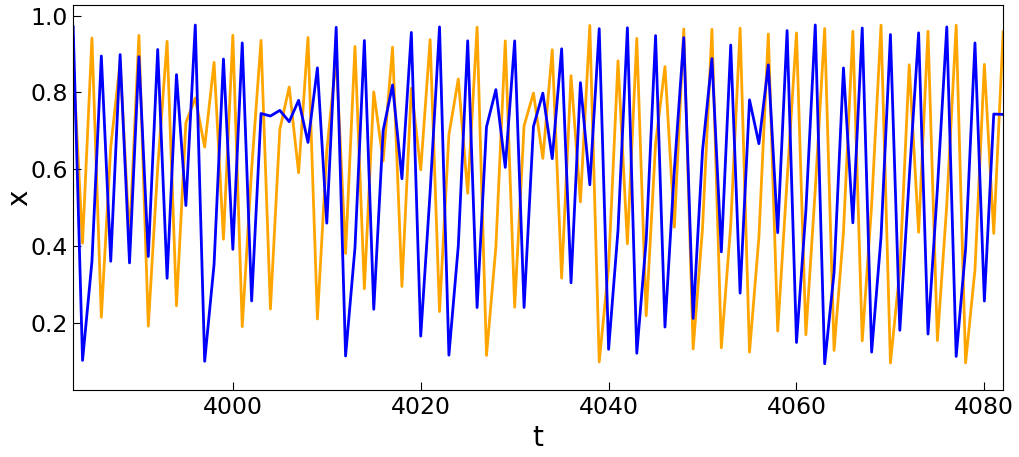

This figure's Python source:
# -----------------------------------------------------------------------------
# ノード結合重み固定(not random)
# 入力重み可変(±winの2値ランダム)
# online学習(RLS)

# 出力重みの学習とシステム同定は1step予測
# その後再帰予測でRCを自立的に動かす(RCの出力を次のRCの入力に)
# RCの予測値が固定点に十分近づいたとき，リザバーのヤコビ行列と制御ゲインを求める
# 制御開始

# -----------------------------------------------------------------------------

import numpy as np
import matplotlib.pyplot as plt
import csv
import sys
from numpy.core.fromnumeric import reshape

alpha = 0.8
reservoir_node = 200
input_node = 100
win = 0.5
w = 0.5
wout = 0.5
T = 100000                   # 学習時間
predict_T = 300               # 
step = 1                      #step数
result = np.array([])     #予測結果
original_signal = np.array([])         #教師信号

# ランダムグラフから読み込み
W = np.loadtxt('W_network.csv', delimiter=',', dtype='float')
spectral_radius = max(abs(np.linalg.eigvals(W)))
W = W / spectral_radius * 0.9999
spectral_radius = max(abs(np.linalg.eigvals(W)))
with open('W_network.csv','w', newline='') as f:
    writer = csv.writer(f)
    writer.writerows(W)
#print(W)
print('スペクトル半径', spectral_radius)

# Win = ±winの2値ランダム
Win = (np.random.randint(0, 2, (reservoir_node,1)) * 2 - 1) * win
Win[:reservoir_node-input_node] = 0.0
#print("Win",Win)

reservoir = np.zeros((reservoir_node,1))
old_reservoir = reservoir
Wout = np.ones((1,reservoir_node)) * wout
y = 0.0

#output feedback
wfb = 0.0
Wfb = np.zeros((reservoir_node,1))
Wfb[0][0] = 1
Wfb = Wfb * wfb

#Wout更新用変数
delta = 0.00001
mu = 0.95
e = 0.0
P_1 = np.identity(reservoir_node) / delta
P_2 = np.identity(reservoir_node) / delta

# ロジスティック写像
logistic_a = 3.9
x = 0.1
old_x = x

for a in range (100):
    x = logistic_a * old_x * (1 - old_x)
    old_x = x

#出力重み学習
for a in range(0,T+1):
    # x1の予測
    u = x
    reservoir = (1-alpha)*old_reservoir + alpha*(np.tanh(Win*u + W@old_reservoir))
    y = Wout @ reservoir
    
    #Wout更新
    x = logistic_a * old_x * (1 - old_x)
    old_x = x

    target = x
    e = target - y
    P_1 = (P_1 - (P_1 @ reservoir @ reservoir.T @ P_1)/(mu + reservoir.T @ P_1 @ reservoir)) / mu
    L = P_1 @ reservoir / (mu + reservoir.T @ P_1 @ reservoir)
    Wout = Wout + L.T * e

    old_reservoir = reservoir
    mu = (1-0.01)*mu + 0.01
    
    


# 固定点の検出
fixed_x1 = 0.744
"""
for a in range (0, predict_T+1):
    # x1の予測
    u = y
    reservoir = (1-alpha)*old_reservoir + alpha*(np.tanh(Win*u + W@old_reservoir))
    y = Wout @ reservoir
    
    old_reservoir = reservoir
    print(y)
    result = np.append(result, y)
    x = logistic_a * old_x * (1 - old_x)
    old_x = x
    original_signal = np.append(original_signal, x)
t = np.linspace(0, predict_T, predict_T+1)
"""

t = np.array([])
time = 0
standard_value = 0.001      #固定点とRC出力の差の閾値
old_y = 0.0
while standard_value < abs(u - y):
    # x1の予測
    u = y
    reservoir = (1-alpha)*old_reservoir + alpha*(np.tanh(Win*u + W@old_reservoir))
    y = Wout @ reservoir
    
    old_reservoir = reservoir
    print(y)
    result = np.append(result, y)
    x = logistic_a * old_x * (1 - old_x)
    old_x = x
    original_signal = np.append(original_signal, x)
    t = np.append(t, time)
    time = time + 1

    if  (y<0.0) or (y>1.0):
        print("予測値が0~1の範囲外です")
        break

##### plot #####
fig = plt.figure(figsize = (12, 5), dpi = 100)
ax1 = fig.add_subplot(1,1,1)
ax1.plot(t, original_signal, lw = 2, zorder=1, c = 'orange', label="")
ax1.plot(t, result, lw = 2, zorder=2, c = 'blue', label="")

ax1.set_xlabel('t', fontsize=20)
ax1.set_ylabel('x', fontsize=20, labelpad=-2)

if time >= 100 :
    ax1.set_xlim(time-100,time-1)
else :
    ax1.set_xlim(0)
#ax1.set_xlim(0, predict_T)
#ax1.set_ylim(0,1)

#ax.legend(["理論値","RC出力値"], prop={"family":"MS Gothic", "size":17}, loc = "lower center", frameon = False, ncol = 2)
#ax1.legend(prop={"size":17}, loc = "upper center", frameon = False, ncol = 2)
ax1.tick_params(direction = "in", labelsize=17, pad = 4, length = 6)
plt.show()

fig.savefig('ziritu.pdf', bbox_inches='tight', pad_inches=0.05)
fig.savefig('ziritu.png', bbox_inches='tight', pad_inches=0.05)